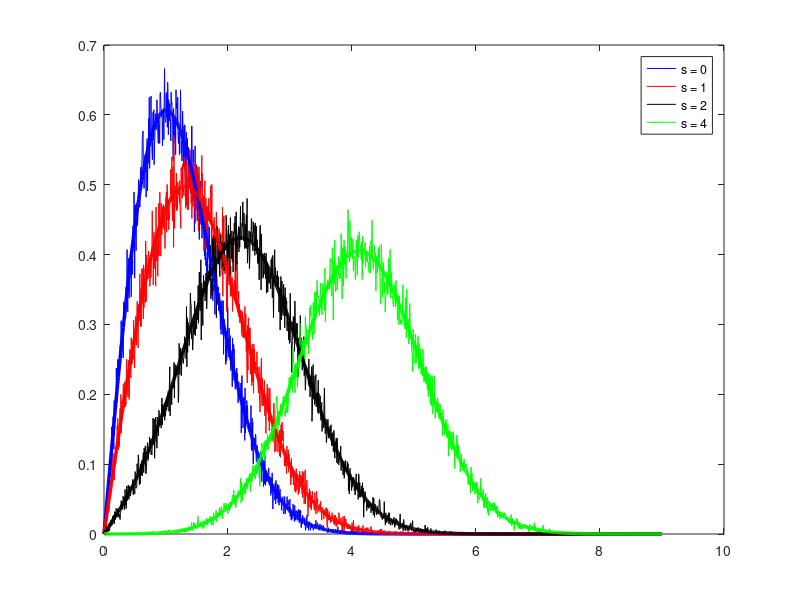

Source code (MATLAB):
N=100000; %Number of Samples 
sigma=1; %Variance of underlying Gaussian Variables 
s=[0 1 2 4]; %Non-Centrality Parameter 
plotStyle={'b-','r-','k-','g-'}; 
%Simulating the PDF from two Gaussian Random Variables 
for i = 1: length(s) 
X = s(i) + sigma.*randn(1,N); %Gaussian RV with mean=s and given sigma 
Y = 0 + sigma.*randn(1,N); %Gaussian RV with mean=0 and same sigma as Y 
Z=X+1i*Y; 
[val,bin]=hist(abs(Z),1000); % pdf of generated Rayleigh Fading samples 
plot(bin,val/trapz(bin,val),plotStyle{i}); %Normalizing the PDF to match theoretical result 
%Trapz function gives the total area under the PDF curve. It is used as the normalization factor 
hold on; 
end 
%Theoretical PDF computation 
for i=1:length(s) 
x=s(i); 
m1=sqrt(x); 
m2=sqrt(x*(x-1)); 
r=0:0.01:9; 
ss=sqrt(m1^2+m2^2); 
x=r.*ss/(sigma^2);
f=r./(sigma^2).*exp(-((r.^2+ss^2)./(2*sigma^2))).*besseli(0,x); 
plot(r,f,plotStyle{i},'LineWidth',2.5); 
legendInfo{i} = ['s = ' num2str(s(i))];
hold on; 
end 
legend(legendInfo);
